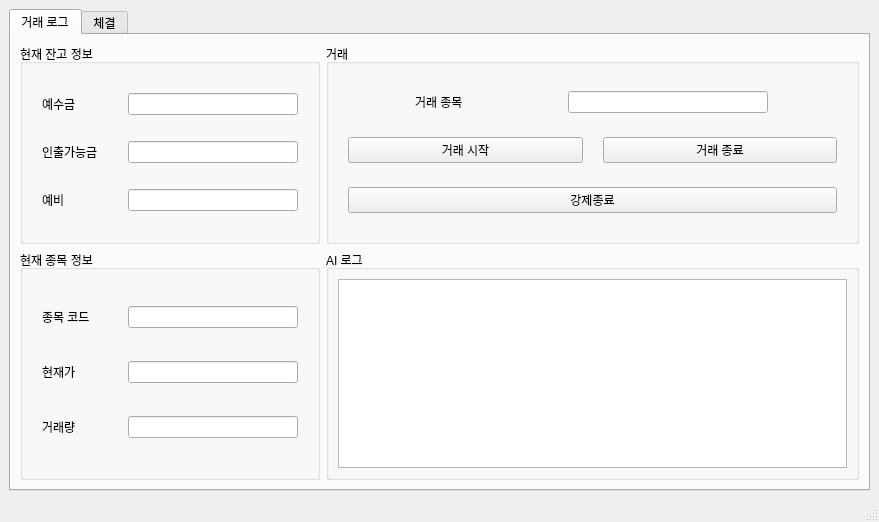
<?xml version="1.0" encoding="UTF-8"?>
<ui version="4.0">
 <class>mainWindow</class>
 <widget class="QMainWindow" name="mainWindow">
  <property name="geometry">
   <rect>
    <x>0</x>
    <y>0</y>
    <width>879</width>
    <height>522</height>
   </rect>
  </property>
  <property name="windowTitle">
   <string>MainWindow</string>
  </property>
  <widget class="QWidget" name="centralwidget">
   <layout class="QGridLayout" name="gridLayout">
    <item row="0" column="0">
     <widget class="QTabWidget" name="tabWidget">
      <property name="minimumSize">
       <size>
        <width>861</width>
        <height>453</height>
       </size>
      </property>
      <property name="currentIndex">
       <number>0</number>
      </property>
      <widget class="QWidget" name="tab_3">
       <attribute name="title">
        <string>거래 로그</string>
       </attribute>
       <layout class="QGridLayout" name="gridLayout_3">
        <item row="0" column="1">
         <widget class="QGroupBox" name="groupBox_3">
          <property name="title">
           <string>거래 </string>
          </property>
          <layout class="QVBoxLayout" name="verticalLayout_3">
           <item>
            <layout class="QHBoxLayout" name="horizontalLayout_6">
             <item>
              <widget class="QLabel" name="label_7">
               <property name="maximumSize">
                <size>
                 <width>70</width>
                 <height>20</height>
                </size>
               </property>
               <property name="text">
                <string>거래 종목</string>
               </property>
              </widget>
             </item>
             <item>
              <widget class="QLineEdit" name="inputStockCodeLineEdit">
               <property name="maximumSize">
                <size>
                 <width>200</width>
                 <height>16777215</height>
                </size>
               </property>
              </widget>
             </item>
            </layout>
           </item>
           <item>
            <layout class="QHBoxLayout" name="horizontalLayout_7">
             <property name="spacing">
              <number>20</number>
             </property>
             <property name="leftMargin">
              <number>10</number>
             </property>
             <property name="rightMargin">
              <number>10</number>
             </property>
             <item>
              <widget class="QPushButton" name="startTradePushButton">
               <property name="text">
                <string>거래 시작</string>
               </property>
              </widget>
             </item>
             <item>
              <widget class="QPushButton" name="stopTradePushButton">
               <property name="text">
                <string>거래 종료</string>
               </property>
              </widget>
             </item>
            </layout>
           </item>
           <item>
            <layout class="QHBoxLayout" name="horizontalLayout_8">
             <property name="leftMargin">
              <number>10</number>
             </property>
             <property name="rightMargin">
              <number>10</number>
             </property>
             <item>
              <widget class="QPushButton" name="shutdownPushButton">
               <property name="text">
                <string>강제종료</string>
               </property>
              </widget>
             </item>
            </layout>
           </item>
          </layout>
         </widget>
        </item>
        <item row="1" column="0">
         <widget class="QGroupBox" name="groupBox_2">
          <property name="minimumSize">
           <size>
            <width>0</width>
            <height>200</height>
           </size>
          </property>
          <property name="maximumSize">
           <size>
            <width>300</width>
            <height>16777215</height>
           </size>
          </property>
          <property name="title">
           <string>현재 종목 정보</string>
          </property>
          <layout class="QVBoxLayout" name="verticalLayout_2">
           <item>
            <layout class="QHBoxLayout" name="horizontalLayout_4">
             <property name="leftMargin">
              <number>10</number>
             </property>
             <property name="rightMargin">
              <number>10</number>
             </property>
             <item>
              <widget class="QLabel" name="label_4">
               <property name="maximumSize">
                <size>
                 <width>16777215</width>
                 <height>20</height>
                </size>
               </property>
               <property name="text">
                <string>종목 코드</string>
               </property>
               <property name="alignment">
                <set>Qt::AlignLeading|Qt::AlignLeft|Qt::AlignVCenter</set>
               </property>
              </widget>
             </item>
             <item>
              <widget class="QLineEdit" name="stockCodeLineEdit">
               <property name="maximumSize">
                <size>
                 <width>170</width>
                 <height>16777215</height>
                </size>
               </property>
              </widget>
             </item>
            </layout>
           </item>
           <item>
            <layout class="QHBoxLayout" name="horizontalLayout_5">
             <property name="leftMargin">
              <number>10</number>
             </property>
             <property name="rightMargin">
              <number>10</number>
             </property>
             <item>
              <widget class="QLabel" name="label_5">
               <property name="maximumSize">
                <size>
                 <width>16777215</width>
                 <height>20</height>
                </size>
               </property>
               <property name="text">
                <string>현재가</string>
               </property>
               <property name="alignment">
                <set>Qt::AlignLeading|Qt::AlignLeft|Qt::AlignVCenter</set>
               </property>
              </widget>
             </item>
             <item>
              <widget class="QLineEdit" name="currentStockLineEdit">
               <property name="maximumSize">
                <size>
                 <width>170</width>
                 <height>16777215</height>
                </size>
               </property>
              </widget>
             </item>
            </layout>
           </item>
           <item>
            <layout class="QGridLayout" name="gridLayout_5">
             <property name="leftMargin">
              <number>10</number>
             </property>
             <property name="rightMargin">
              <number>10</number>
             </property>
             <property name="horizontalSpacing">
              <number>10</number>
             </property>
             <item row="0" column="0">
              <widget class="QLabel" name="label_6">
               <property name="maximumSize">
                <size>
                 <width>16777215</width>
                 <height>20</height>
                </size>
               </property>
               <property name="text">
                <string>거래량</string>
               </property>
               <property name="alignment">
                <set>Qt::AlignLeading|Qt::AlignLeft|Qt::AlignVCenter</set>
               </property>
              </widget>
             </item>
             <item row="0" column="1">
              <widget class="QLineEdit" name="volumeLineEdit">
               <property name="maximumSize">
                <size>
                 <width>170</width>
                 <height>16777215</height>
                </size>
               </property>
              </widget>
             </item>
            </layout>
           </item>
          </layout>
         </widget>
        </item>
        <item row="1" column="1">
         <widget class="QGroupBox" name="groupBox_4">
          <property name="title">
           <string>AI 로그</string>
          </property>
          <layout class="QGridLayout" name="gridLayout_4">
           <item row="0" column="0">
            <widget class="QTextBrowser" name="logTextBrowser"/>
           </item>
          </layout>
         </widget>
        </item>
        <item row="0" column="0">
         <widget class="QGroupBox" name="groupBox">
          <property name="minimumSize">
           <size>
            <width>0</width>
            <height>200</height>
           </size>
          </property>
          <property name="maximumSize">
           <size>
            <width>300</width>
            <height>16777215</height>
           </size>
          </property>
          <property name="title">
           <string>현재 잔고 정보</string>
          </property>
          <layout class="QVBoxLayout" name="verticalLayout">
           <item>
            <layout class="QHBoxLayout" name="horizontalLayout">
             <property name="leftMargin">
              <number>10</number>
             </property>
             <property name="rightMargin">
              <number>10</number>
             </property>
             <item>
              <widget class="QLabel" name="label">
               <property name="maximumSize">
                <size>
                 <width>16777215</width>
                 <height>20</height>
                </size>
               </property>
               <property name="text">
                <string>예수금</string>
               </property>
               <property name="alignment">
                <set>Qt::AlignLeading|Qt::AlignLeft|Qt::AlignVCenter</set>
               </property>
              </widget>
             </item>
             <item>
              <widget class="QLineEdit" name="depositLineEdit">
               <property name="maximumSize">
                <size>
                 <width>170</width>
                 <height>16777215</height>
                </size>
               </property>
               <property name="readOnly">
                <bool>true</bool>
               </property>
              </widget>
             </item>
            </layout>
           </item>
           <item>
            <layout class="QHBoxLayout" name="horizontalLayout_2">
             <property name="leftMargin">
              <number>10</number>
             </property>
             <property name="rightMargin">
              <number>10</number>
             </property>
             <item>
              <widget class="QLabel" name="label_2">
               <property name="maximumSize">
                <size>
                 <width>16777215</width>
                 <height>20</height>
                </size>
               </property>
               <property name="text">
                <string>인출가능금</string>
               </property>
               <property name="alignment">
                <set>Qt::AlignLeading|Qt::AlignLeft|Qt::AlignVCenter</set>
               </property>
              </widget>
             </item>
             <item>
              <widget class="QLineEdit" name="availableLineEdit">
               <property name="maximumSize">
                <size>
                 <width>170</width>
                 <height>16777215</height>
                </size>
               </property>
               <property name="readOnly">
                <bool>true</bool>
               </property>
              </widget>
             </item>
            </layout>
           </item>
           <item>
            <layout class="QHBoxLayout" name="horizontalLayout_3">
             <property name="leftMargin">
              <number>10</number>
             </property>
             <property name="rightMargin">
              <number>10</number>
             </property>
             <item>
              <widget class="QLabel" name="label_3">
               <property name="maximumSize">
                <size>
                 <width>16777215</width>
                 <height>20</height>
                </size>
               </property>
               <property name="text">
                <string>예비</string>
               </property>
               <property name="alignment">
                <set>Qt::AlignLeading|Qt::AlignLeft|Qt::AlignVCenter</set>
               </property>
              </widget>
             </item>
             <item>
              <widget class="QLineEdit" name="lineEdit_3">
               <property name="maximumSize">
                <size>
                 <width>170</width>
                 <height>16777215</height>
                </size>
               </property>
               <property name="readOnly">
                <bool>true</bool>
               </property>
              </widget>
             </item>
            </layout>
           </item>
          </layout>
         </widget>
        </item>
       </layout>
      </widget>
      <widget class="QWidget" name="tab">
       <attribute name="title">
        <string>체결</string>
       </attribute>
       <layout class="QGridLayout" name="gridLayout_2">
        <item row="0" column="0">
         <widget class="QTableWidget" name="tableWidget">
          <column>
           <property name="text">
            <string>주문</string>
           </property>
          </column>
          <column>
           <property name="text">
            <string>종목명</string>
           </property>
          </column>
          <column>
           <property name="text">
            <string>구분</string>
           </property>
          </column>
          <column>
           <property name="text">
            <string>주문가</string>
           </property>
          </column>
          <column>
           <property name="text">
            <string>주문량</string>
           </property>
          </column>
          <column>
           <property name="text">
            <string>체결가</string>
           </property>
          </column>
          <column>
           <property name="text">
            <string>체결량</string>
           </property>
          </column>
          <column>
           <property name="text">
            <string>미체결</string>
           </property>
          </column>
         </widget>
        </item>
        <item row="1" column="0">
         <widget class="QPushButton" name="requestDataButton">
          <property name="text">
           <string>체결조회</string>
          </property>
         </widget>
        </item>
       </layout>
      </widget>
     </widget>
    </item>
   </layout>
  </widget>
  <widget class="QMenuBar" name="menubar">
   <property name="geometry">
    <rect>
     <x>0</x>
     <y>0</y>
     <width>879</width>
     <height>26</height>
    </rect>
   </property>
  </widget>
  <widget class="QStatusBar" name="statusbar"/>
 </widget>
 <resources/>
 <connections/>
</ui>
